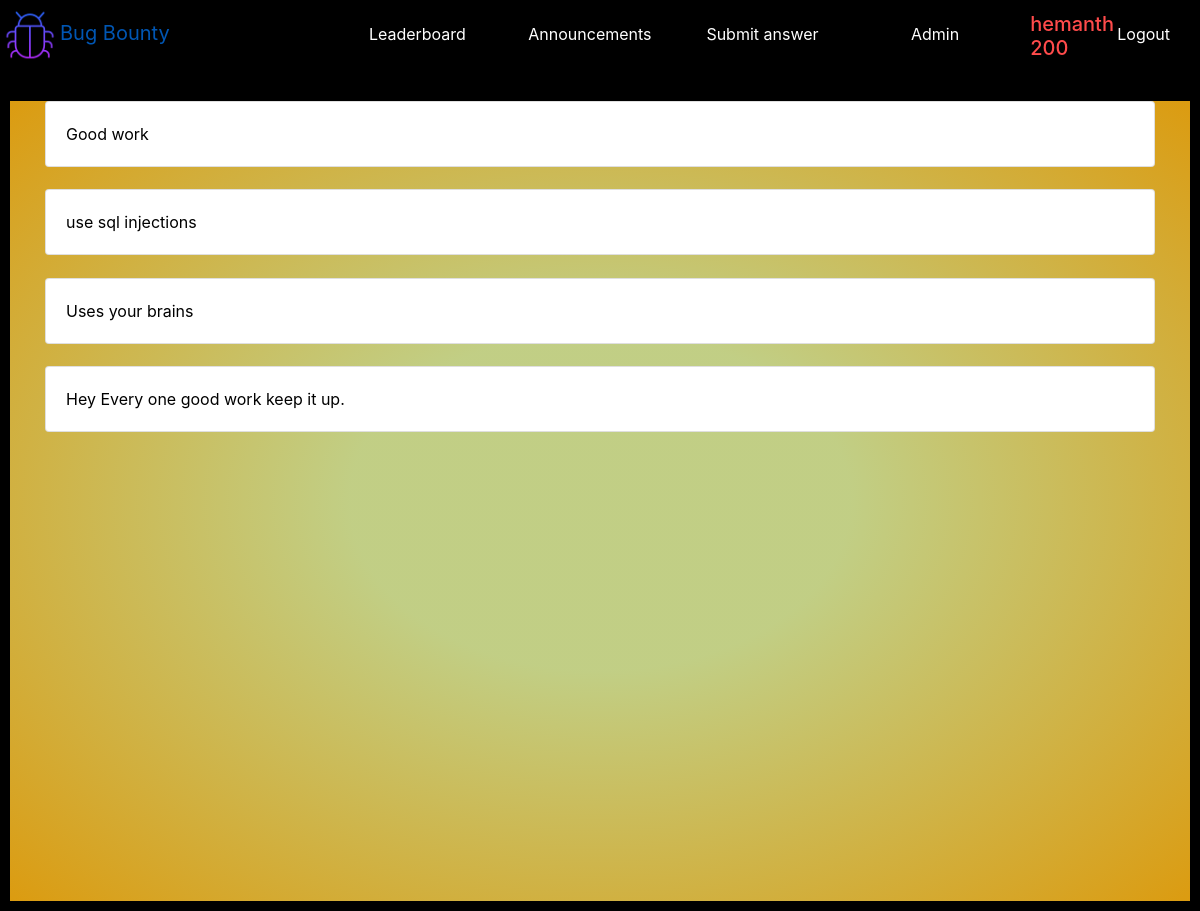
Page /announcements (signed in) on the committed database.
### submiss/models.py (models this page shows, shortened)
class User(db.Model, UserMixin):
    id = db.Column(db.Integer, primary_key=True)
    username = db.Column(db.String(64), unique=True, index=True)
    roll = db.Column(db.String(64), unique=True, index=True)
    password_hash = db.Column(db.String(128))
    notif_count = db.Column(db.Integer, default=0)
    score=db.Column(db.Integer,default=0)
    user_type = db.Column(db.String(64))
    sub_count=db.Column(db.Integer,default=1)

class Announcement(db.Model):
    id = db.Column(db.Integer, primary_key=True)
    message = db.Column(db.String, nullable=False)

### submiss/views.py (the view)
@app.route("/announcements")
@login_required
def announcements():
    ancmts = Announcement.query.all()
    ancmts.reverse()
    return render_template("announcements.html", ancmts=ancmts)

### submiss/models.py (called while the page is built)
@login_manager.user_loader
def load_user(user_id):
    return User.query.get(user_id)

### submiss/views.py (called while the page is built)
@app.context_processor
def info():
    def score():
        if current_user.is_authenticated:
            score=current_user.score
        else:
            score="Non-Existent"
        return score
    def unread():
        count = Notification.query.filter_by(uid=current_user.id).count()
        if count != current_user.notif_count:
            notifs = count - current_user.notif_count
        else:
            notifs = 0
        return notifs
    return dict(
        score=score,
        unread=unread,
        time=datetime.now(),
    )

### submiss/templates/announcements.html
{% extends "base.html" %} {% block content %}
<div
  style="
    background: radial-gradient(#edfda3d0 30%, #f0aa12e9 100%);
    width: 100%;
    min-height: 100vh;
  "
>
  <div class="container">
    {% for ancmt in ancmts %}
    <div class="card bg-white" style="margin-top: 2%">
      <div class="card-body" style="color:black; padding">{{ancmt.message}}</div>
    </div>
    {% endfor %}
  </div>
</div>
{% endblock %}

### submiss/templates/base.html (shortened to what this page needs)
<!DOCTYPE html>
<html lang="en" dir="ltr">
  <head>
    <link rel="stylesheet" href="https://cdn.jsdelivr.net/npm/bootstrap@4.6.0/dist/css/bootstrap.min.css">
    <link rel="stylesheet" href="https://cdnjs.cloudflare.com/ajax/libs/font-awesome/4.7.0/css/font-awesome.min.css">
    <link rel="stylesheet" href="static/style.css">
  </head>
  <body style="background-color:#000000; background-image:linear-gradient(315deg, #000000 0%, #000000 74%);">
    <nav class="header">
      <div class="col-bug">
        <div class="BugNav">
          <a class="navbar-brand" href="{{url_for('index')}}"><img
           src="../static/icons8-bug-64.png"
           class="logo"
         />Bug Bounty</a>
         </div>
      </div>
      <div class="col-nav" id="navbarSupportedContent">
        <ul>
          <li >
            <a class="anchorhover"  href="{{url_for('leaderboard')}}"><span> Leaderboard</span></a>
          </li>
          {% if current_user.is_authenticated %}
          <li >
            <a class="anchorhover"  href="{{url_for('announcements')}}">Announcements</a>
          </li>
          <li >
            <a class="anchorhover" href="{{url_for('submissions')}}">Submit answer</a>
          </li>
          {% if current_user.user_type=='Admin' %}
          <li >
            <a class="anchorhover" href="{{url_for('admin.admin_dash')}}">Admin</a>
          </li>
          <li class="logout">
            <h5 >{{ current_user.username }} {{current_user.score}} </h5><a class="anchorhover" href="{{url_for('logout')}}">Logout</a>
          </li>
          {% endif %}
          {% endif %}
        </ul>
      </div>
    </nav>
<div class="content text-white">
    {% block content %}
    {% endblock %}
</div>
  </body>
</html>

### submiss/static/style.css (style rules this page uses)
html, body { height: 100%; -webkit-background-size: cover; -moz-background-size: cover; -o-background-size: cover; background-size: cover; background-attachment: fixed; }
body { display: flex; flex-direction: column; }
.content { flex: 1 0 auto; padding: 10px; }
.header { width: 100%; display: flex; position: sticky; background: #000; z-index: 120; top: 0; }
.col-bug { width: 25%; flex-grow: 1; background-color: #fff; background-size: cover; background-position: center; height: 69px; color: #fff; }
.col-nav { width: 75%; height: 69px; flex-grow: 1; background-color: rgb(0, 0, 0); }
.BugNav { width: 100%; display: flex; justify-content: flex-start; align-items: center; background-color: #000000; height: 69px; position: sticky; top: 0px; }
.logo { width: 60px; cursor: pointer; position: sticky; top: 5px; }
.logout { display: flex; justify-content: center; align-items: center; margin-right: 15px; }
.logout h5 { width: 225px; margin-top: 10px; color: rgb(255, 75, 75); }
.logout a { margin-top: 10px; margin-right: 15px; }
.col-nav ul { position: sticky; top: 0px; height: 69px; list-style: none; display: flex; align-items: center; background-color: #000000; justify-content: space-between; z-index: 100; margin-bottom: 100px; }
.col-nav ul li a { display: flex; text-decoration: none; color: white; margin-bottom: 20px; width: 80%; height: 50px; margin-top: 12%; transition: 1s; justify-content: center; align-items: center; }
.col-nav ul li { width: 18%; display: flex; justify-content: center; align-items: center; }

### rows in the picture
User: username "hemanth", score "200"
Announcement: message "Good work"
Announcement: message "use sql injections"
Announcement: message "Uses your brains"
Announcement: message "Hey Every one good work keep it up."
